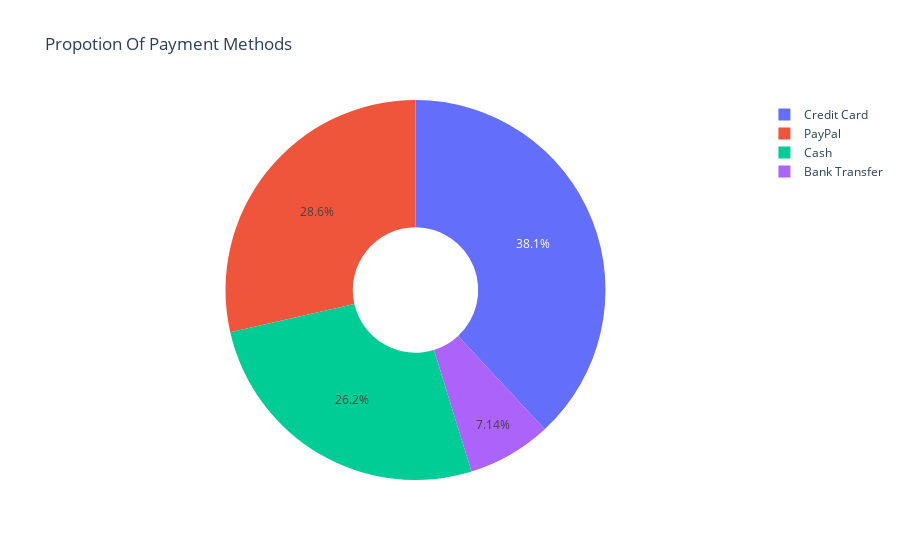

The cell this chart's notebook holds for it:
### Code cell
ex.pie(df_yes,names='PaymentMethod',title='Propotion Of Payment Methods',hole=0.33)

### Figure 1 — Plotly figure (JSON) as saved in the notebook; plotly's stock layout.template omitted (floating-point values rounded to 4 significant figures)
{"data": [{"domain": {"x": [0, 1], "y": [0, 1]}, "hole": 0.33, "hovertemplate": "PaymentMethod=%{label}<extra></extra>", "labels": ["Credit Card", "Credit Card", "PayPal", "Cash", "Cash", "Cash", "Credit Card", "Credit Card", "PayPal", "Cash", "Credit Card", "Cash", "Credit Card", "PayPal", "Credit Card", "Credit Card", "Credit Card", "Credit Card", "Cash", "Credit Card", "Credit Card", "PayPal", "PayPal", "Credit Card", "PayPal", "Bank Transfer", "Cash", "Credit Card", "Cash", "Cash", "PayPal", "Bank Transfer", "PayPal", "Cash", "PayPal", "Cash", "Credit Card", "Bank Transfer", "PayPal", "Credit Card", "PayPal", "PayPal"], "legendgroup": "", "name": "", "showlegend": true, "type": "pie"}], "layout": {"legend": {"tracegroupgap": 0}, "title": {"text": "Propotion Of Payment Methods"}}}
